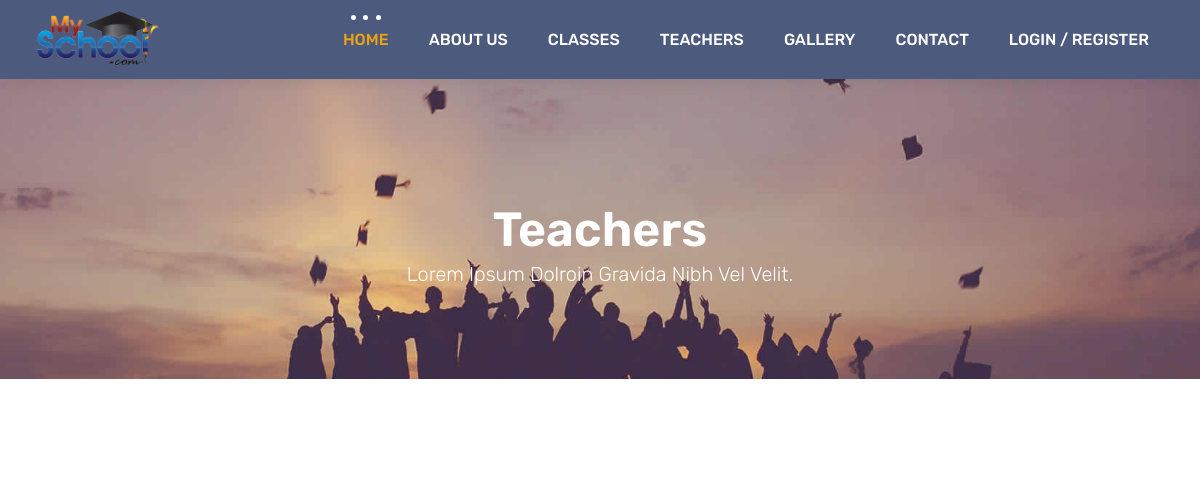
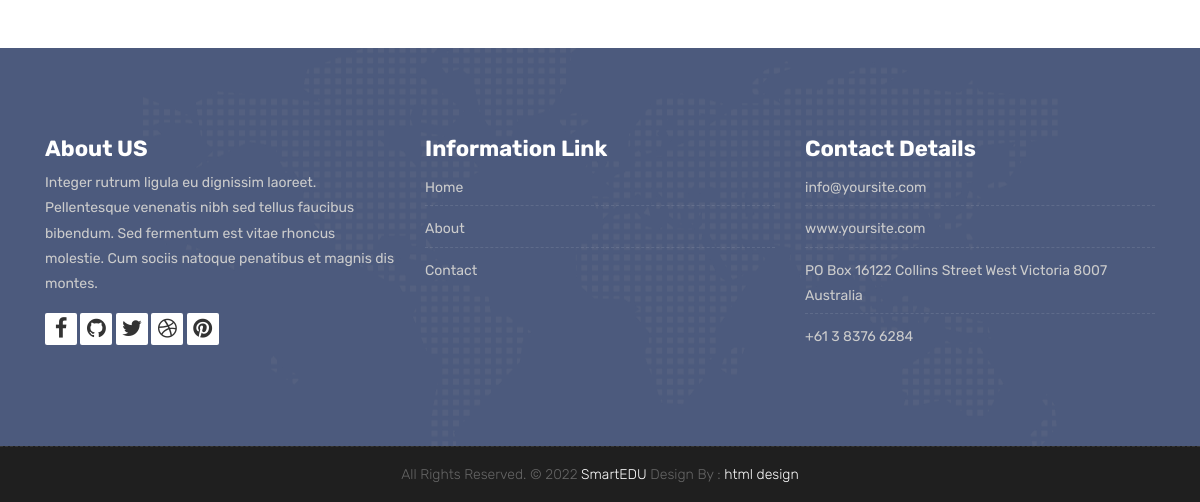
The page /teachers.php on the database as committed earlier (2 pictures, top to bottom).
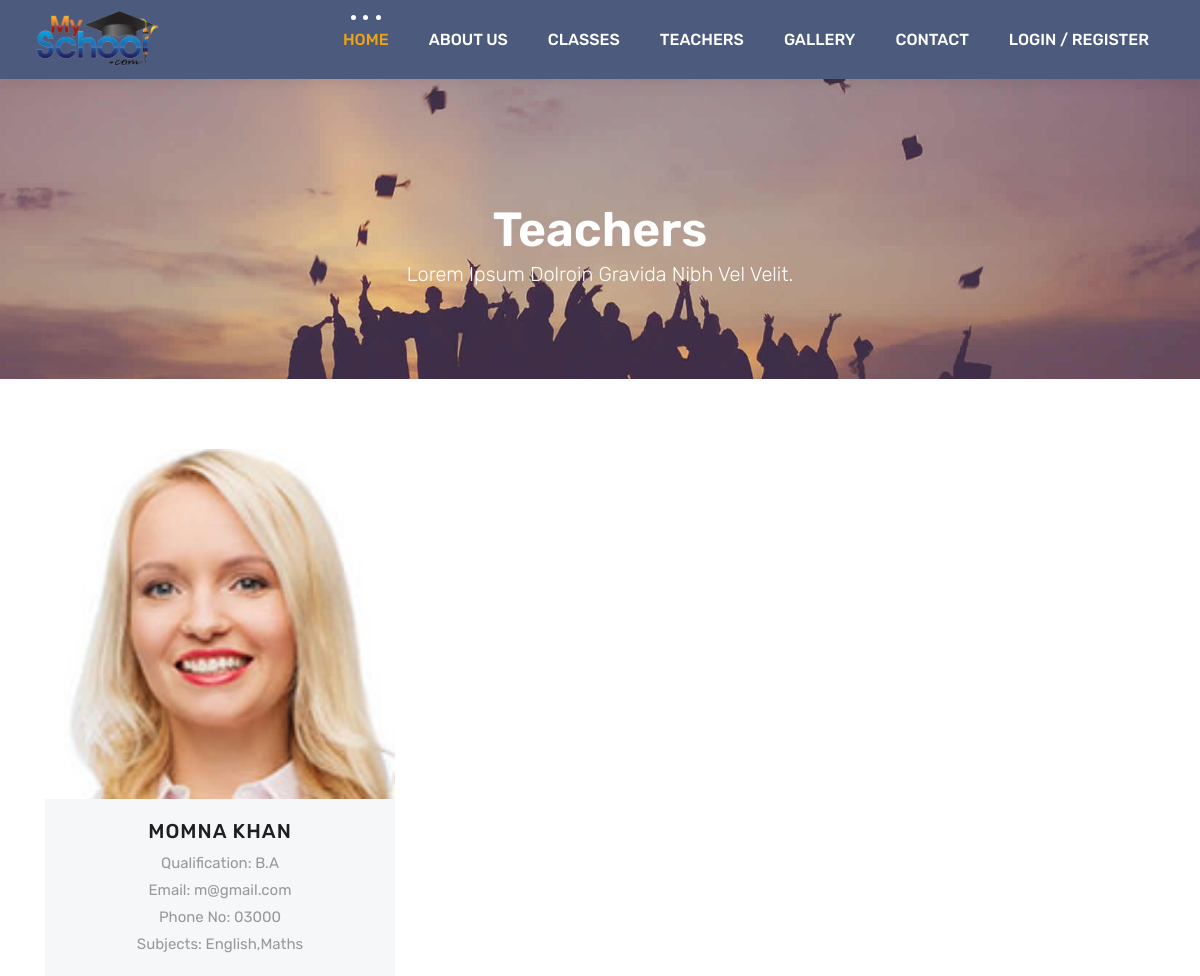
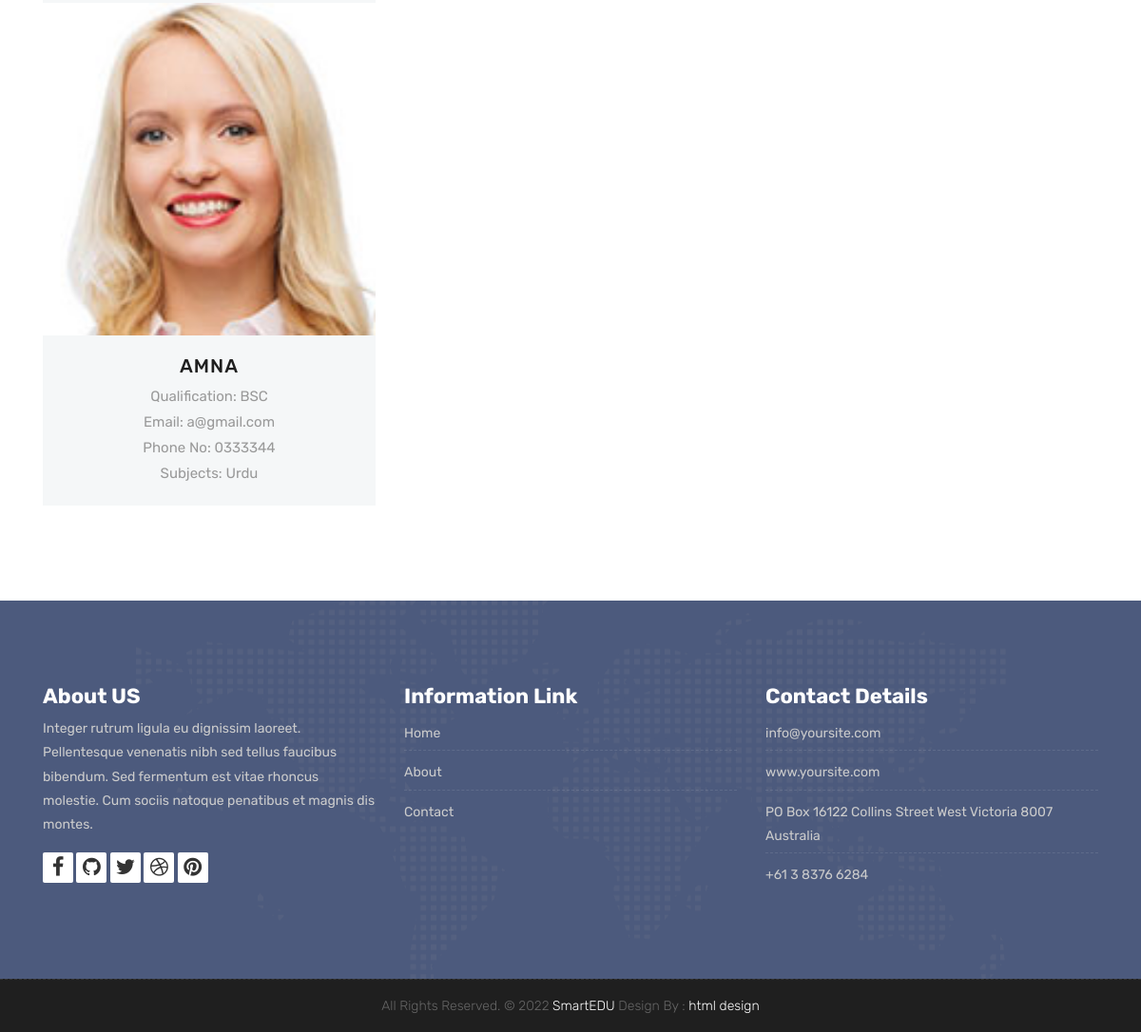
The same page on the database as committed later (2 pictures, top to bottom).
### tables this page shows
CREATE TABLE `teacher` (
  `Id` int(11) NOT NULL,
  `Image_Url` varchar(225) NOT NULL,
  `Name` varchar(225) NOT NULL,
  `Email` varchar(225) NOT NULL,
  `Pass` varchar(225) NOT NULL,
  `Phone` varchar(225) NOT NULL,
  `Qualification` varchar(225) NOT NULL,
  `Subjects` varchar(225) NOT NULL,
  `Role` int(11) NOT NULL DEFAULT 1
);

### teachers.php (the view, shortened to what this page needs)
<?php
 $conn = mysqli_connect("localhost","root","","online-school-system");
?>
<!DOCTYPE html>
<html lang="en">
 <head>
     <link rel="stylesheet" href="css/bootstrap.min.css">
     <link rel="stylesheet" href="style.css">
     <link rel="stylesheet" href="css/versions.css">
     <link rel="stylesheet" href="css/responsive.css">
     <link rel="stylesheet" href="css/custom.css">
 </head>
 <body class="host_version">
     <?php
     include_once("nav.php");
     ?>
	 <div class="all-title-box">
	     <div class="container text-center">
			 <h1>Teachers<span class="m_1">Lorem Ipsum dolroin gravida nibh vel velit.</span></h1>
		 </div>
	 </div>
	 <div id="teachers" class="section wb">
         <div class="container">
             <div class="row">
	             <div class="col-md-4">
					 <div class="our-team">
						 <?php
                             $query = "SELECT * FROM `teacher`";
                             $result = mysqli_query($conn,$query);
                             if(mysqli_num_rows($result))
                               {
                                 while($row = mysqli_fetch_array($result)){
                            ?>
						 <div class="team-img">
							 <img src="images/team-1.jpg">
						 </div>
					     <div class="team-content">
						     <h3 class="title"><?php echo $row[2];?></h3>
                             <span class="post">Qualification: <?php echo $row[6];?></span>
							 <span class="post">Email: <?php echo $row[3];?></span>
                             <span class="post">Phone No: <?php echo $row[5];?></span>
                             <span class="post">Subjects: <?php echo $row[7];?></span>
						 </div>
						 <?php
			 				 }
							 }
						 ?>
				     </div>
				 </div>
             </div>
         </div>
     </div>
     <?php
         include_once("footer.php");
        ?>
 </body>
</html>

### nav.php (shortened to what this page needs)
<header class="top-navbar">
    <nav class="navbar navbar-expand-lg navbar-light bg-light">
     <div class="container-fluid">
	     <a class="navbar-brand" href="index.php">
		     <img src="images/logo.png" alt="" width="130px">
		 </a>
		 <div class="collapse navbar-collapse" id="navbars-host">
		     <ul class="navbar-nav ml-auto">
			     <li class="nav-item active"><a class="nav-link" href="index.php">Home</a></li>
				 <li class="nav-item"><a class="nav-link" href="about.php">About Us</a></li>
				 <li class="nav-item"><a class="nav-link" href="class.php">Classes</a></li>
				 <li class="nav-item"><a class="nav-link" href="teachers.php">Teachers</a></li>
                       <li class="nav-item"><a class="nav-link" href="gallery.php">Gallery</a></li>
				 <li class="nav-item"><a class="nav-link" href="contact.php">Contact</a></li>
                       <?php
                           if($_SESSION["role"] == null)
					   {
                               ?>
                               <li class="nav-item"><a class="nav-link" href="signin.php">Login / Register</a></li>
                               <?php
                              }
                          ?>
                   </ul>
		 </div>
	 </div>
 </nav>
</header>

### footer.php (shortened to what this page needs)
<!DOCTYPE html>
<html lang="en">
 <head>
     <link rel="stylesheet" href="css/bootstrap.min.css">
     <link rel="stylesheet" href="style.css">
     <link rel="stylesheet" href="css/versions.css">
     <link rel="stylesheet" href="css/responsive.css">
     <link rel="stylesheet" href="css/custom.css">
 </head>
 <body class="host_version">
 <footer class="footer">
         <div class="container">
             <div class="row">
                 <div class="col-lg-4 col-md-4 col-xs-12">
                     <div class="widget clearfix">
                         <div class="widget-title">
                             <h3>About US</h3>
                         </div>
                         <p> Integer rutrum ligula eu dignissim laoreet. Pellentesque venenatis nibh sed tellus faucibus bibendum. Sed fermentum est vitae rhoncus molestie. Cum sociis natoque penatibus et magnis dis montes.</p>
			 			 <div class="footer-right">
			   				 <ul class="footer-links-soi">
			 				     <li><a href="#"><i class="fa fa-facebook"></i></a></li>
								 <li><a href="#"><i class="fa fa-github"></i></a></li>
								 <li><a href="#"><i class="fa fa-twitter"></i></a></li>
								 <li><a href="#"><i class="fa fa-dribbble"></i></a></li>
								 <li><a href="#"><i class="fa fa-pinterest"></i></a></li>
							 </ul>
					 	 </div>
                     </div>
                 </div>
				 <div class="col-lg-4 col-md-4 col-xs-12">
                     <div class="widget clearfix">
                         <div class="widget-title">
                             <h3>Information Link</h3>
                         </div>
                         <ul class="footer-links">
                             <li><a href="index.php">Home</a></li>
                             <li><a href="about.php">About</a></li>
							 <li><a href="contact.php">Contact</a></li>
                         </ul>
                     </div>
                 </div>
                 <div class="col-lg-4 col-md-4 col-xs-12">
                     <div class="widget clearfix">
                         <div class="widget-title">
                             <h3>Contact Details</h3>
                         </div>
                         <ul class="footer-links">
                             <li><a href="mailto:#">info@yoursite.com</a></li>
                             <li><a href="#">www.yoursite.com</a></li>
                             <li>PO Box 16122 Collins Street West Victoria 8007 Australia</li>
                             <li>+61 3 8376 6284</li>
                         </ul>
                     </div>
                 </div>
			 </div>
         </div>
     </footer>
     <div class="copyrights">
         <div class="container">
             <div class="footer-distributed">
                 <div class="footer-center">
                     <p class="footer-company-name">All Rights Reserved. &copy; 2022 <a href="#">SmartEDU</a> Design By : <a href="https://html.design/">html design</a></p>
                 </div>
             </div>
         </div>
     </div>
 </body>
</html>

Rows that differ between the two databases and show on the page:
added teacher: Name "MOMNA KHAN", Qualification "B.A", Email "m@gmail.com", Phone "03000", Subjects "English,Maths"
added teacher: Name "AMNA", Qualification "BSC", Email "a@gmail.com", Phone "0333344", Subjects "Urdu"
